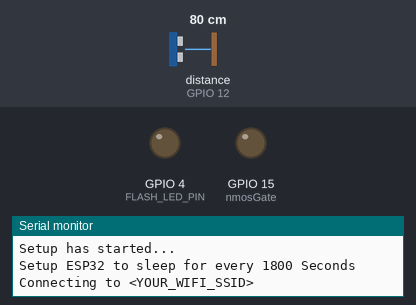
Recording of a sketch running on a simulated ESP32. Shown: output pins drawn as LEDs (lit = HIGH), the last lines printed to the serial monitor. Wiring (inferred from the names in the program): ultrasonic range finder: trigger GPIO 13; echo GPIO 12. Inputs (shaded band) come from the test bench; at power-on: distance to the obstacle (sensor on GPIO 12) 80 cm. The echo pulse lasts 58.3 µs per cm; WiFi joins after 1.5 s; servers stay silent unless stated; network time is answered at once with the bench clock; uploads are accepted with an empty reply; the local clock reads 2024-03-15 10:24:30 at power-on unless the sketch sets it; the camera gives no picture; pins used as bus, display or sensor lines are not drawn. At 3.5 s the program puts the board to deep sleep or switches it off; the recording ends there.

Above: at 0.1 s.
At 2.3 s:
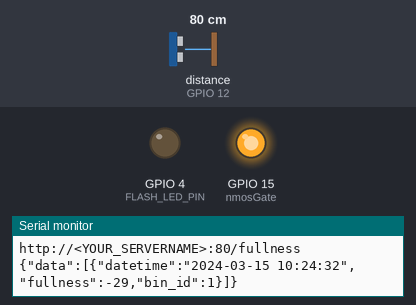
Timing chart, 0 to 3.5 s (numbered marks = the images above):
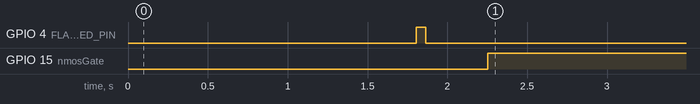

The sketch:

waste_watcher_code.ino
```cpp
// (licence header left out)
// *Resources*:
// - https://randomnerdtutorials.com/esp32-ntp-client-date-time-arduino-ide/
// - https://randomnerdtutorials.com/telegram-esp32-cam-photo-arduino/
// - https://randomnerdtutorials.com/esp32-cam-take-photo-save-microsd-card/
// - https://techtutorialsx.com/2020/09/06/esp32-writing-file-to-sd-card/
// - https://www.instructables.com/Select-SD-Interface-for-ESP32/
// - https://randomnerdtutorials.com/esp32-cam-ai-thinker-pinout/
// - https://randomnerdtutorials.com/esp32-deep-sleep-arduino-ide-wake-up-sources/
// - https://docs.espressif.com/projects/esp-idf/en/latest/esp32/api-reference/peripherals/gpio.html
//- https://stackoverflow.com/questions/63401643/how-to-post-an-image-to-imgbb-com-on-esp32-cam-i-get-empty-upload-source

#include "esp_camera.h"
#include "Arduino.h"
#include "soc/soc.h"           // Disable brownout problems
#include "soc/rtc_cntl_reg.h"  // Disable brownout problems
#include "driver/rtc_io.h"
#include <WiFi.h>
#include <HTTPClient.h>
#include <NTPClient.h>
#include <WiFiUdp.h>
#include "config.h"

// === peripherals pin assignment ===
const int ultrasonicTrigPin = 13;
const int ultrasonicEchoPin = 12;

// this uses the Rx pin on the ESP-32 CAM, make sure to change rtc_hold_function
// parameters below if you change this
const int nmosGate = 15;

// === deep sleep ===
#define uS_TO_S_FACTOR 1000000 //conversion factor for usec to sec
#define TIME_TO_SLEEP 1800   // TIME ESP32 will sleep for 1800 sec

// === system variables ===
long duration; // units: microseconds, for HC-SR04
int distance; // units:cm, for HC-SR04
int fullness; //units:cm, the bin fullness
String datetimeStamp;
bool debug = true;

// Define NTP Client to get time
WiFiUDP ntpUDP;
NTPClient timeClient(ntpUDP);

// === camera pin definitions ===
#define FLASH_LED_PIN 4

//CAMERA_MODEL_AI_THINKER
#define PWDN_GPIO_NUM     32
#define RESET_GPIO_NUM    -1
#define XCLK_GPIO_NUM      0
#define SIOD_GPIO_NUM     26
#define SIOC_GPIO_NUM     27

#define Y9_GPIO_NUM       35
#define Y8_GPIO_NUM       34
#define Y7_GPIO_NUM       39
#define Y6_GPIO_NUM       36
#define Y5_GPIO_NUM       21
#define Y4_GPIO_NUM       19
#define Y3_GPIO_NUM       18
#define Y2_GPIO_NUM        5
#define VSYNC_GPIO_NUM    25
#define HREF_GPIO_NUM     23
#define PCLK_GPIO_NUM     22

void configInitCamera(){
  camera_config_t config;
  config.ledc_channel = LEDC_CHANNEL_0;
  config.ledc_timer = LEDC_TIMER_0;
  config.pin_d0 = Y2_GPIO_NUM;
  config.pin_d1 = Y3_GPIO_NUM;
  config.pin_d2 = Y4_GPIO_NUM;
  config.pin_d3 = Y5_GPIO_NUM;
  config.pin_d4 = Y6_GPIO_NUM;
  config.pin_d5 = Y7_GPIO_NUM;
  config.pin_d6 = Y8_GPIO_NUM;
  config.pin_d7 = Y9_GPIO_NUM;
  config.pin_xclk = XCLK_GPIO_NUM;
  config.pin_pclk = PCLK_GPIO_NUM;
  config.pin_vsync = VSYNC_GPIO_NUM;
  config.pin_href = HREF_GPIO_NUM;
  config.pin_sscb_sda = SIOD_GPIO_NUM;
  config.pin_sscb_scl = SIOC_GPIO_NUM;
  config.pin_pwdn = PWDN_GPIO_NUM;
  config.pin_reset = RESET_GPIO_NUM;
  config.xclk_freq_hz = 20000000;
  config.pixel_format = PIXFORMAT_JPEG;

  //=== init with high specs to pre-allocate larger buffers ===
  if(psramFound()){
    if (debug) Serial.println("PSRAM found");
    config.frame_size = FRAMESIZE_UXGA;
    config.jpeg_quality = 20;  //0-63 lower number means higher quality
    config.fb_count = 2;
  } else {
    if (debug) Serial.println("PSRAM not found");
    config.frame_size = FRAMESIZE_SVGA;
    config.jpeg_quality = 15;  //0-63 lower number means higher quality
    config.fb_count = 1;
  }

  // === Init Camera ===
  esp_err_t err = esp_camera_init(&config);
  if (err != ESP_OK) {
    if (debug) Serial.printf("Camera init failed with error 0x%x", err);
    return;
  }

  // Drop down frame size for higher initial frame rate
  sensor_t * s = esp_camera_sensor_get();
  s->set_framesize(s, FRAMESIZE_UXGA);  // UXGA|SXGA|XGA|SVGA|VGA|CIF|QVGA|HQVGA|QQVGA
}

void getDateTime() {
  timeClient.begin();
  while(!timeClient.update()) {
    timeClient.forceUpdate();
  }
  datetimeStamp = timeClient.getFormattedDate(); //raw format: 2018-04-30T16:00:13Z
  datetimeStamp.replace("T"," ");
  datetimeStamp.replace("Z","");

  if (debug) Serial.println(datetimeStamp);

  //=== end the client ===
  timeClient.end();
}

String sendPhoto() {
  // === function parameters ====
  String getAll;
  String getBody;

  // === turn on flash ===
  rtc_gpio_hold_dis(GPIO_NUM_4);
  digitalWrite(FLASH_LED_PIN,HIGH);

  // === take the photo ===
  camera_fb_t * fb = NULL;
  fb = esp_camera_fb_get();

  // === turn off flash ===
  digitalWrite(FLASH_LED_PIN,LOW);
  rtc_gpio_hold_en(GPIO_NUM_4);

  // ==== retake if camera capture fails ===
  if(!fb) {
    if (debug) Serial.println("Camera capture failed");
    delay(1000);
    ESP.restart();
  }

  if (debug) Serial.println("Connecting to server: " + serverName);
  if (debug) Serial.println("Connecting to port: " + serverPort);

  if (client.connect(serverName.c_str(), serverPort)) {
    if (debug) Serial.println("Connection successful!");

    // === initialize header and tail of the file ====
    String head = "--RandomNerdTutorials\r\nContent-Disposition: form-data; name=\"file\"; filename=\"" + bin_id + ".jpg\"\r\nContent-Type: image/jpeg\r\n\r\n";
    String tail = "\r\n--RandomNerdTutorials--\r\n";

    // === image and image properties ===
    uint32_t imageLen = fb->len;
    uint32_t extraLen = head.length() + tail.length();
    uint32_t totalLen = imageLen + extraLen;

    if (debug) {
      Serial.println("POST /image HTTP/1.1");
      Serial.println("Host: " + serverName);
      Serial.println("Content-Length: " + String(totalLen));
      Serial.println("Content-Type: multipart/form-data; boundary=RandomNerdTutorials");
      Serial.println();
      Serial.print(head);
    }
    // === start post request ===
    client.println("POST /image HTTP/1.1");
    client.println("Host: " + serverName);
    client.println("Content-Length: " + String(totalLen));
    client.println("Content-Type: multipart/form-data; boundary=RandomNerdTutorials");
    client.println();
    client.print(head);

    // === write the image ===
    uint8_t *fbBuf = fb->buf;
    size_t fbLen = fb->len;
    for (size_t n=0; n<fbLen; n=n+1024) {
      if (n+1024 < fbLen) {
        client.write(fbBuf, 1024);
        fbBuf += 1024;
      }
      else if (fbLen%1024>0) {
        size_t remainder = fbLen%1024;
        client.write(fbBuf, remainder);
      }
    }
    // === end post request ===
    client.print(tail);

    esp_camera_fb_return(fb);

    int timoutTimer = 10000;
    long startTimer = millis();
    boolean state = false;

    while ((startTimer + timoutTimer) > millis()) {
      if (debug) Serial.print(".");
      delay(100);
      while (client.available()) {
        char c = client.read();
        if (c == '\n') {
          if (getAll.length()==0) { state=true; }
          getAll = "";
        }
        else if (c != '\r') { getAll += String(c); }
        if (state==true) { getBody += String(c); }
        startTimer = millis();
      }
      if (getBody.length()>0) { break; }
    }
    if (debug) Serial.println();
    client.stop();
    if (debug) Serial.println(getBody);
  }
  else {
    getBody = "Connection to " + serverName +  " failed.";
    if (debug) Serial.println(getBody);
  }
  return getBody;
}

void fullnessRead(){
  rtc_gpio_hold_dis(GPIO_NUM_15); // disable the rtc hold on nmos gate
  digitalWrite(nmosGate,HIGH);
  delayMicroseconds(500); //units: us

  // === collect ultrasonicc readings ===
  for (int i = 0; i < 5; ++i )
  {
    // clear trigger pin
    digitalWrite(ultrasonicTrigPin,LOW);
    delayMicroseconds(2); //units: us

    // Toggle trigPin HIGH then LOW
    digitalWrite(ultrasonicTrigPin,HIGH);
    delayMicroseconds(10); //units: us
    digitalWrite(ultrasonicTrigPin,LOW);

    // Reads echoPin and returns sound wave travel time
    duration = pulseIn(ultrasonicEchoPin, HIGH);
    distance = duration*0.034/2;
    if (debug) Serial.print("Raw Distance: ");
    if (debug) Serial.print(distance);
    if (debug) Serial.println();

    // Filters out out of range values
    if (distance<ultraMinRange || distance>ultraMaxRange) {
      distance = -1;
      fullness = -1;
    }
    else {
      // calculate fullness
      fullness = binHeight - distance;
      return;
    }
  }

  // Turn off signal pins
  digitalWrite(ultrasonicTrigPin,LOW);
  digitalWrite(ultrasonicTrigPin,LOW);
  digitalWrite(nmosGate,LOW);
  rtc_gpio_hold_en(GPIO_NUM_15); // enable the rtc hold on the nmos gate
}

void post_fullness() {
  if ((WiFi.status() == WL_CONNECTED)) {
    HTTPClient http;

    if (debug) Serial.println("http://"+serverName+":"+serverPort+"/fullness");
    http.begin("http://"+serverName+":"+serverPort+"/fullness");

    http.addHeader("Content-Type", "application/json");
    if (debug) Serial.println("{\"data\":[{\"datetime\":\"" + datetimeStamp  +"\",\"fullness\":"+ fullness +",\"bin_id\":"+ bin_id +"}]}");
    int httpResponseCode = http.POST("{\"data\":[{\"datetime\":\"" + datetimeStamp  +"\",\"fullness\":"+ fullness +",\"bin_id\":"+ bin_id +"}]}");

    if (debug) Serial.print("HTTP Response code: ");
    if (debug) Serial.println(httpResponseCode);
    http.end(); // Free the resources
  }
  else {
    if (debug) Serial.println("WiFi Disconnected");
  }
}

void setup() {

  if (debug) Serial.begin(115200);
  if (debug) Serial.println("Setup has started...");

  // === deep sleep setup ===
  esp_sleep_enable_timer_wakeup(TIME_TO_SLEEP * uS_TO_S_FACTOR);
  if (debug) Serial.println("Setup ESP32 to sleep for every " + String(TIME_TO_SLEEP) + " Seconds");

  // === ultrasonic setup ===
  pinMode(ultrasonicTrigPin, OUTPUT);
  pinMode(ultrasonicEchoPin, INPUT);
  pinMode(nmosGate, OUTPUT);

  // === begin wifi connection ===
  WiFi.begin(WIFI_SSID, WIFI_PASS);
  if (debug) Serial.print("Connecting to ");
  if (debug) Serial.println(WIFI_SSID);
  while (WiFi.status() != WL_CONNECTED) {
    delay(500);
    if (debug) Serial.print(".");
  }
  // Print local IP address and start web server
  if (debug) {
    Serial.println("");
    Serial.println("WiFi connected.");
    Serial.println("IP address: ");
    Serial.println(WiFi.localIP());
  }

  // === camera setup ===
  pinMode( FLASH_LED_PIN, OUTPUT); // Setup flash
  configInitCamera(); // Setup camera

  if (debug) Serial.println("Setup finished");
  if (debug) Serial.println();

  // === take a photo ===
  sendPhoto();

  // === get distance reading ===
  fullnessRead();

  //=== update the datetime stamp ===
  getDateTime();

  // === write data to HTTP Server ===
  post_fullness();

  // === sleep timer ===
  if (debug) Serial.println("Going to sleep now");
  delay(1000);
  if (debug) Serial.flush();
  esp_deep_sleep_start();

}

void loop() {

}
```

config.h
```cpp
// === wifi credentials ===
// replace with your network credentials
const char* WIFI_SSID = "<YOUR_WIFI_SSID>";
const char* WIFI_PASS = "<YOUR_WIFI_PASSWORD>";

// === http request parameters ===
String serverName = "<YOUR_SERVERNAME>"; // only the serverName, don't add http://
const int serverPort = 80;  // port 80 is default, change if different
String bin_id = "1"; // "1" is default, change if different
WiFiClient client;

// === other parameters ===
const int binHeight = 50; // units: cm, used to calculate fullness
const int ultraMinRange = 2; //units: cm, min. limit of accurate HC-SR04 reading
const int ultraMaxRange = 400; //units: cm, max. limit of accurate HC-SR04 reading
```

Measured:
- by itself, GPIO 4 (FLASH_LED_PIN): LOW → HIGH at 1.8 s, → LOW 0.06 s later
- by itself, GPIO 15 (nmosGate): LOW → HIGH at 2.3 s
